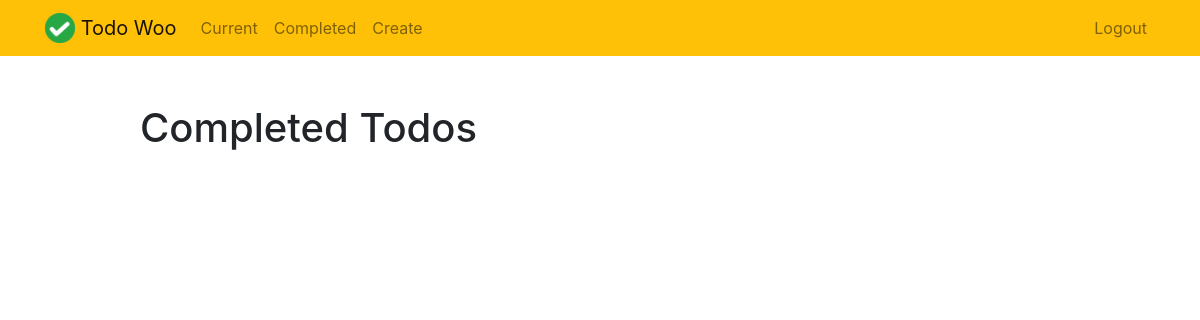
The app's page /completed/ (signed in), older data.
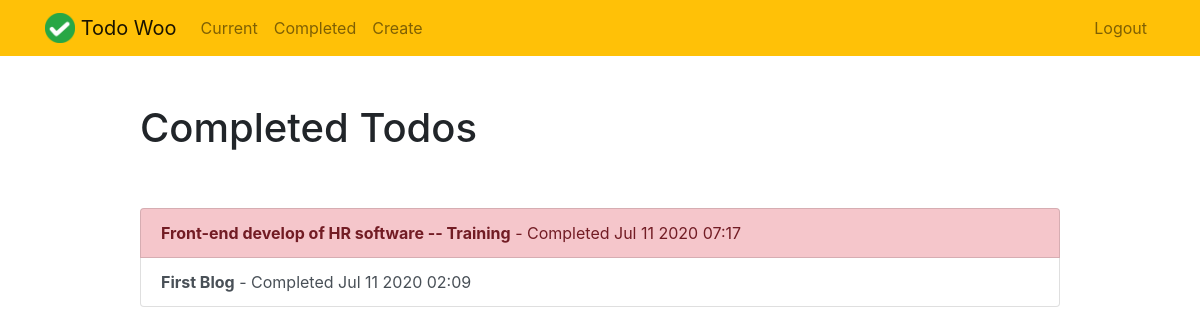
The same page, newer data.
### todo/models.py (models this page shows, shortened)
class Todo (models.Model):
    title = models.CharField(max_length=100)
    memo = models.TextField (blank=True)
    created = models.DateTimeField (auto_now_add=True)
    datecompleted = models.DateTimeField (null=True, blank=True)
    important = models.BooleanField (default=False)
    user = models.ForeignKey (User, on_delete=models.CASCADE)

### todo/views.py (the view)
# urls.py: path('completed/', views.completedtodos, name='completedtodos'),
@login_required
def completedtodos(request):
    todos = Todo.objects.filter(user=request.user, datecompleted__isnull=False).order_by('-datecompleted')
    return render(request, 'todo/completedtodos.html', {'todos':todos})

### todo/templates/todo/completedtodos.html
{% extends 'todo/base.html' %}
{% block content %}
<div class="row justify-content-center mt-5">
  <div class="col-md-10">
    <h1>Completed Todos</h1>
  </div>
</div>
<div class="row justify-content-center mt-5">
  <div class="col-md-10">
    <div class="list-group">
      {% for todo in todos %}
      <a href="{% url 'viewtodo' todo.id %}" class="list-group-item list-group-item-action{% if todo.important %} list-group-item-danger{% endif %}"><b>{{ todo.title }}</b> - Completed {{ todo.datecompleted|date:'M j Y H:i' }}</a>
      {% endfor %}
    </div>
  </div>
</div>
{% endblock %}

### todo/templates/todo/base.html (shortened to what this page needs)
{% load static %}
<!doctype html>
<html lang="en">
<head>
  <link rel="stylesheet" href="https://stackpath.bootstrapcdn.com/bootstrap/4.5.0/css/bootstrap.min.css">
</head>
<body>
  <nav class="navbar navbar-expand-lg navbar-light bg-warning">
    <div class="container">
      <a class="navbar-brand"href="{% url 'home' %}">
        <img src="{% static 'todo/todo-logo.png' %}" width="30" height="30" class="d-inline-block align-top">
        <span>Todo Woo</span>
      </a>
      <div class="collapse navbar-collapse" id="navbarSupportedContent">
        {% if user.is_authenticated %}
        <ul class="navbar-nav mr-auto">
          <li class="nav-item">
            <a class="nav-link" href="{% url 'currenttodos' %}">Current<span class="sr-only">(current)</span></a>
          </li>
          <li class="nav-item">
            <a class="nav-link" href="{% url 'completedtodos' %}">Completed<span class="sr-only">(current)</span></a>
          </li>
          <li class="nav-item">
            <a class="nav-link" href="{% url 'createtodo' %}">Create<span class="sr-only">(current)</span></a>
          </li>
        </ul>
        {% endif %}
        <ul class="navbar-nav ml-auto">
          {% if user.is_authenticated %}
          <li class="nav-item ml-auto">
            <a href="#" onclick="$('#signOutBtn').click()" class="nav-link">Logout</a>
          </li>
          {% endif %}
        </ul>
      </div>
    </div>
  </nav>
  <div class="container">
    {%  block content %}{% endblock %}
  </div>
</body>
</html>

Row changes from the older to the newer data that the page shows:
now on this page (row edited): Todo: title "Front-end develop of HR software -- Training", datecompleted "Jul 11 2020 07:17", important True (drawn)
added Todo: title "First Blog", datecompleted "Jul 11 2020 02:09", important False (drawn)
